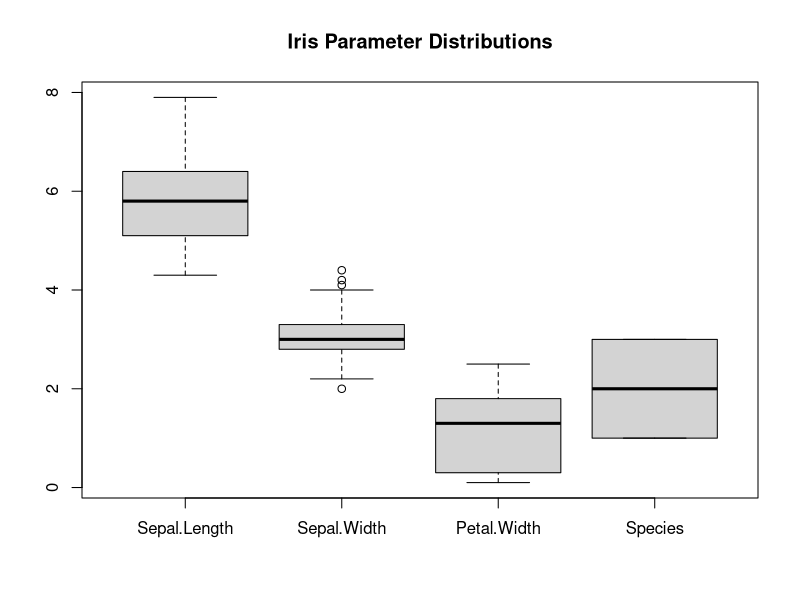
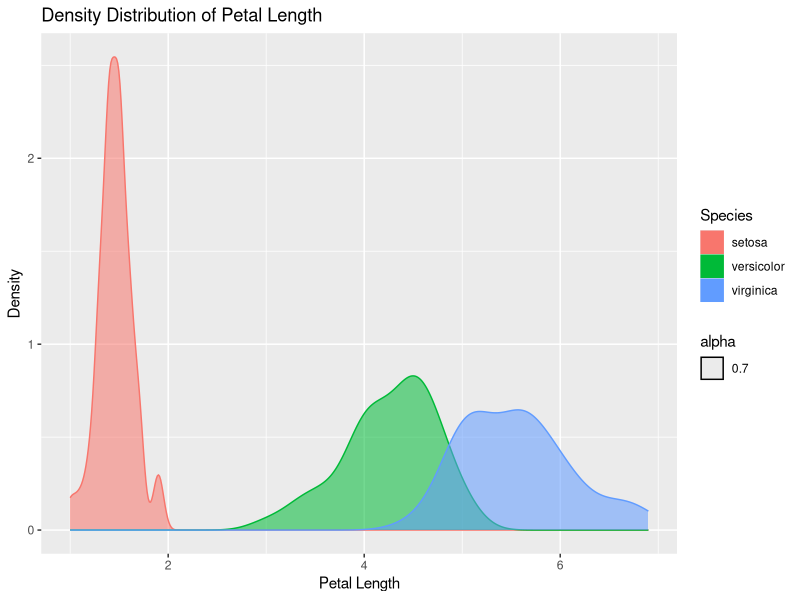
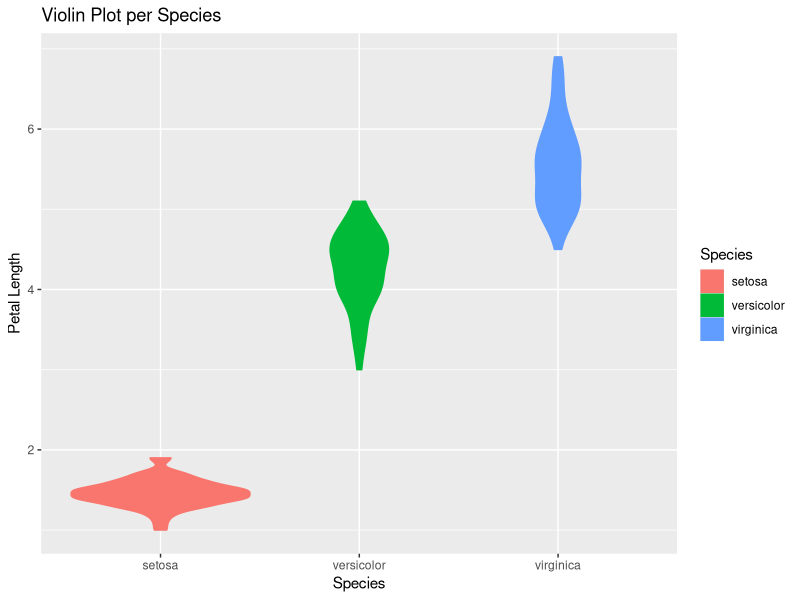
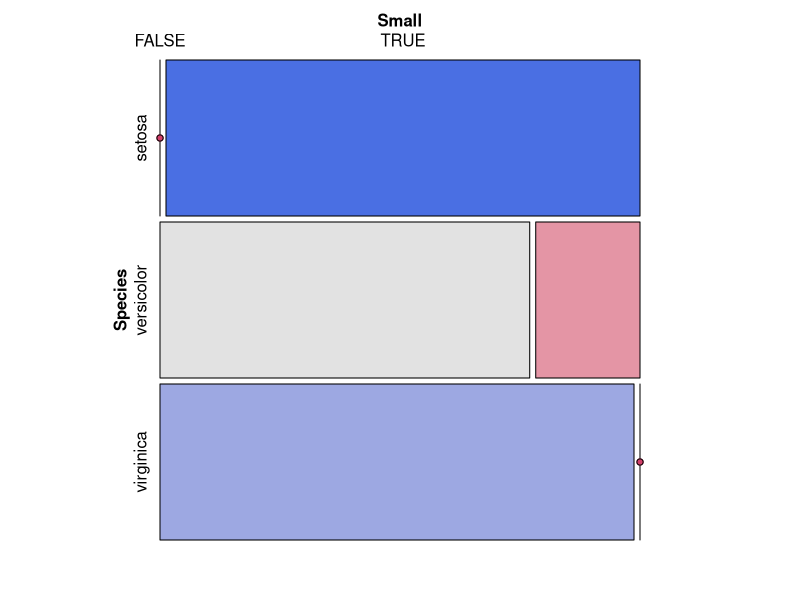
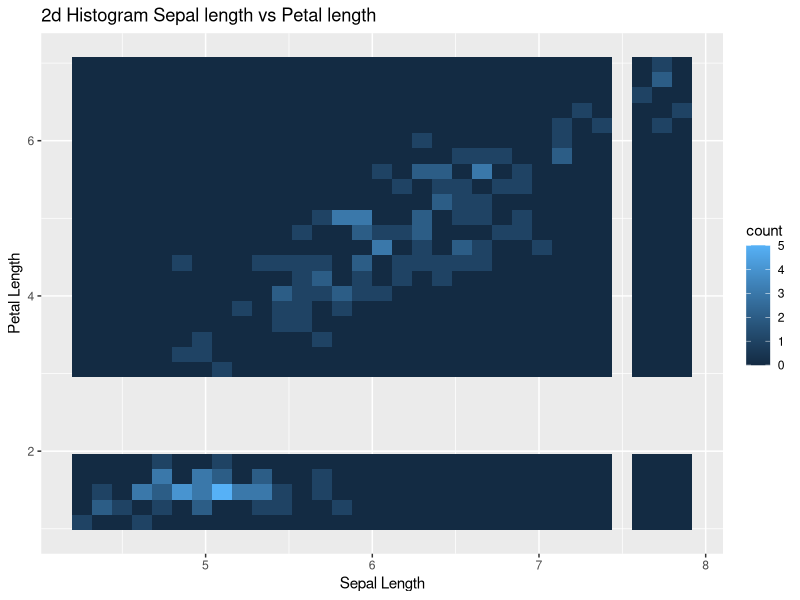
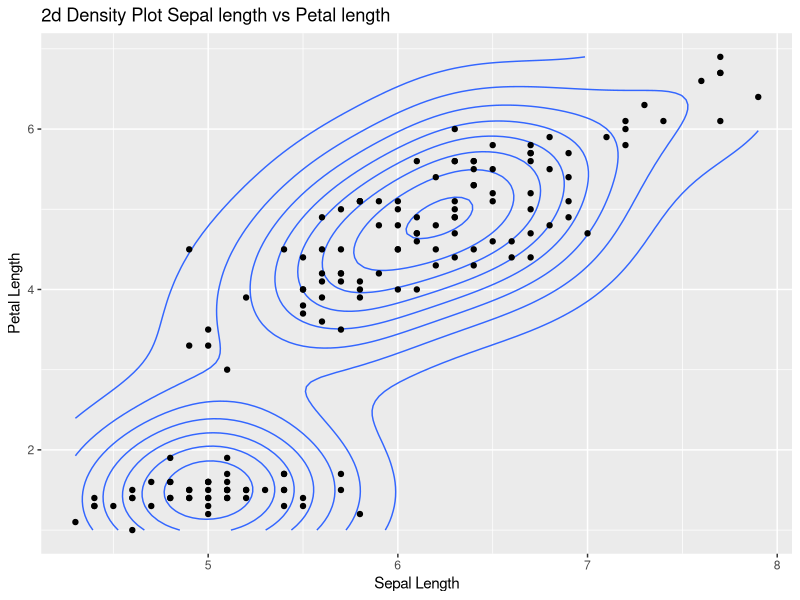
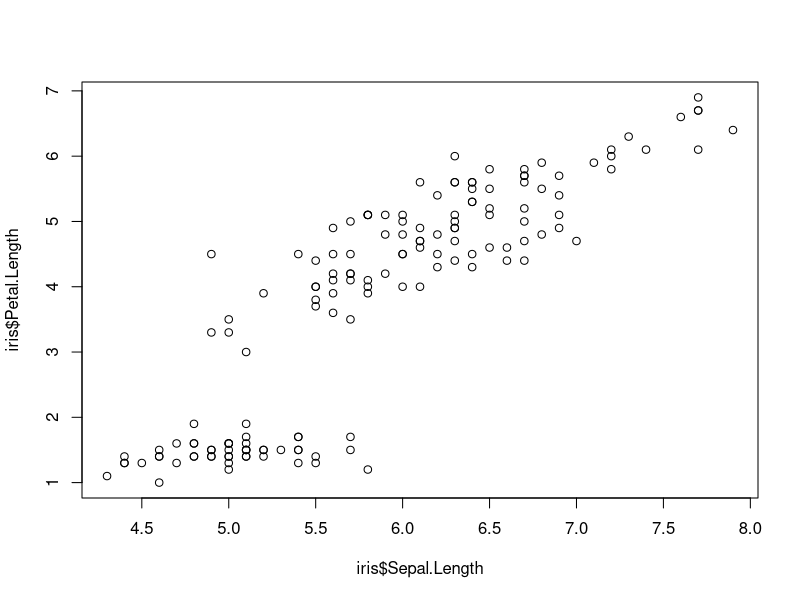
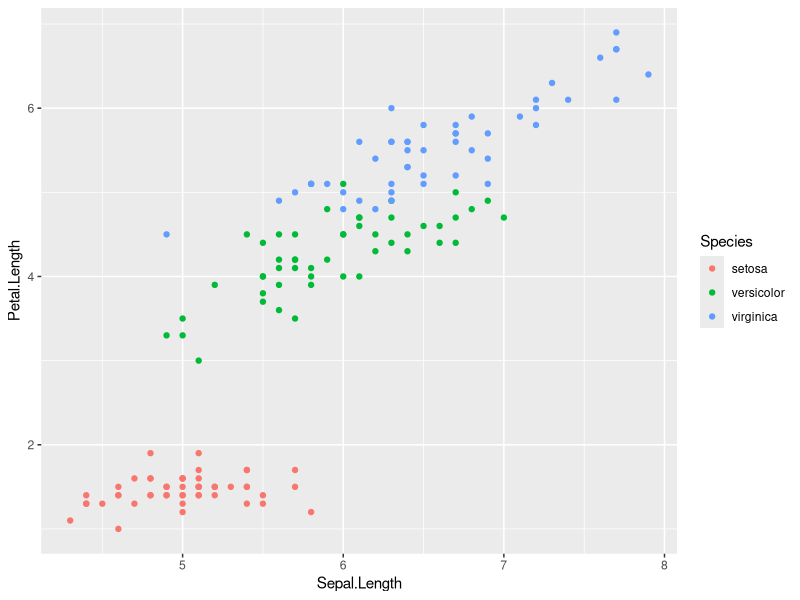

The R script that drew these images, in order:
data(iris)

### VISUALIZATION

# summary statistics per category
by(iris$Petal.Length, iris$Species, summary)
# iris$Species: setosa
# Min. 1st Qu.  Median    Mean 3rd Qu.    Max. 
# 1.000   1.400   1.500   1.462   1.575   1.900 
# -------------------------------------------------------------------------- 
#   iris$Species: versicolor
# Min. 1st Qu.  Median    Mean 3rd Qu.    Max. 
# 3.00    4.00    4.35    4.26    4.60    5.10 
# -------------------------------------------------------------------------- 
#   iris$Species: virginica
# Min. 1st Qu.  Median    Mean 3rd Qu.    Max. 
# 4.500   5.100   5.550   5.552   5.875   6.900 

# basic boxplot of measured continuous variables
boxplot(iris[, 1-4], main = "Iris Parameter Distributions")

# density plot per category using ggplot2
library(ggplot2)
ggplot(data = iris, aes(x = Petal.Length)) +
  geom_density(aes(fill = Species, color = Species, alpha = 0.7)) +
  labs(x = "Petal Length", y = "Density", title = "Density Distribution of Petal Length")

# violin plot
ggplot (data=iris, aes(x=Species, y=Petal.Length)) +
  geom_violin(aes(color=Species, fill=Species)) +
  labs(x = "Species", y = "Petal Length", title = "Violin Plot per Species")

# cross tabulation
iris$Small <- (iris$Petal.Length < 4)
xtab <- xtabs(~ Species + Small, data = iris)
print(xtab)
#             Small
# Species      FALSE TRUE
# setosa           0   50
# versicolor      39   11
# virginica       50    0

# proportions
prop.table(xtab)      # total proportion
#           Small
# Species         FALSE       TRUE
# setosa     0.00000000 0.33333333
# versicolor 0.26000000 0.07333333
# virginica  0.33333333 0.00000000

prop.table(xtab, 1)   # row-wise proportion, so within the species
#           Small
# Species    FALSE TRUE
# setosa      0.00 1.00
# versicolor  0.78 0.22
# virginica   1.00 0.00

# mosaic plot visualization
library(vcd)
mosaic(~ Species + Small, data = iris, shade = TRUE, legend = FALSE)

# 2d histogram of Sepal.length vs Petal.length
ggplot(data=iris, aes(x=Sepal.Length, y=Petal.Length)) +
  geom_bin2d(drop=FALSE) +
  labs(x = "Sepal Length", y = "Petal Length", title = "2d Histogram Sepal length vs Petal length")

# 2nd density plot of Sepal.length vs Petal.length
ggplot(data=iris, aes(x=Sepal.Length, y=Petal.Length)) +
  geom_density2d() +
  geom_point() +
  labs(x = "Sepal Length", y = "Petal Length", title = "2d Density Plot Sepal length vs Petal length")

### COVARIANCE

# covariance matrix
cov_matrix <- cov(iris[, 1:4])
print(cov_matrix)

# covariance depends on scale of variables
cov(iris$Sepal.Length, iris$Petal.Length)
# [1] 1.274315
cov(iris$Sepal.Length, iris$Petal.Length + 5)
# [1] 1.274315
cov(iris$Sepal.Length, 3 * iris$Petal.Length)
# [1] 3.822946

# Pearson correlation is the covariance normalized to the range [-1, 1]
cov(iris$Sepal.Width,iris$Sepal.Length)
# [1] -0.042434
cor(iris$Sepal.Width,iris$Sepal.Length)
# [1] -0.1175698
cov(scale(iris$Sepal.Width),
      + scale(iris$Sepal.Length))
#            [,1]
# [1,] -0.1175698

# complete matrix
cor_pearson <- cor(iris[, 1:4], method = "pearson")
print(cor_pearson)

# Pearson correlation assumes a linear relation
cor(iris$Sepal.Length,iris$Sepal.Length)
# [1] 1
cor(iris$Sepal.Length,iris$Sepal.Length^4)
# [1] 0.9723453
# Spearman correlation is the correlation of ranks
cor(iris$Sepal.Length,iris$Sepal.Length^4, method="spearman")
# [1] 1

### VISUALISE EVEN AFTER LOOKING AT CORRELATION

# main visualization of two or three continuous variables
plot(iris$Sepal.Length, iris$Petal.Length)
ggplot(data=iris, aes(x=Sepal.Length, y=Petal.Length, color=Species)) +
  geom_point()

# adding a regression line can help interpretation
ggplot(data=iris, aes(x=Sepal.Length, y=Petal.Length)) +
  geom_point() +
  geom_smooth()

ggplot(data=iris, aes(x=Sepal.Length, y=Petal.Length)) +
  geom_point() +
  geom_smooth(method = "lm")

# for discrete variables, we can add jitter (a little noise)
ggplot(data=iris, aes(x=Species,y=Petal.Length)) +
  geom_point()

ggplot(data=iris, aes(x=Species,y=Petal.Length)) +
  geom_point() +
  geom_jitter(width = 0.1, height = 0)

# multiple scatterplots
pairs(iris[,1:4])

# visualizing matrices
image(cov(iris[,1:4]))
image(cor(iris[,1:4]), zlim = c(-1,1))

# heatmaps
heatmap(as.matrix(iris[,1:4]))
heatmap(cor(iris[,1:4]), scale="none")

### TIDYVERSE

# Data is tidy if:
#   - Each variable is in its own column
#   - Each observation, or case, is in its own row
#   - Each value is a cell; each cell is a single value.

wide_data <- data.frame(
  id = c("A", "B", "C"),
  bp1 = c(100, 140, 120),
  bp2 = c(120, 115, 125)
)

print(wide_data)

# method 1: using reshape2
library(reshape2)
long_data_melt <- melt(
  wide_data, 
  id.vars = "id",                 # the column to keep as-is
  variable.name = "measurement",  # name for the new column of the old columns
  value.name = "value"            # name for the measurements
)
print(long_data_melt)

# method 2: using tidyr
library(tidyr)
long_data_pivot <- wide_data %>%
  pivot_longer(
    cols = c(bp1, bp2),           # What columns tot convert to long
    names_to = "measurement",     # name for the measurement categories
    values_to = "value"           # name for the numbers
  )
print(long_data_pivot)
